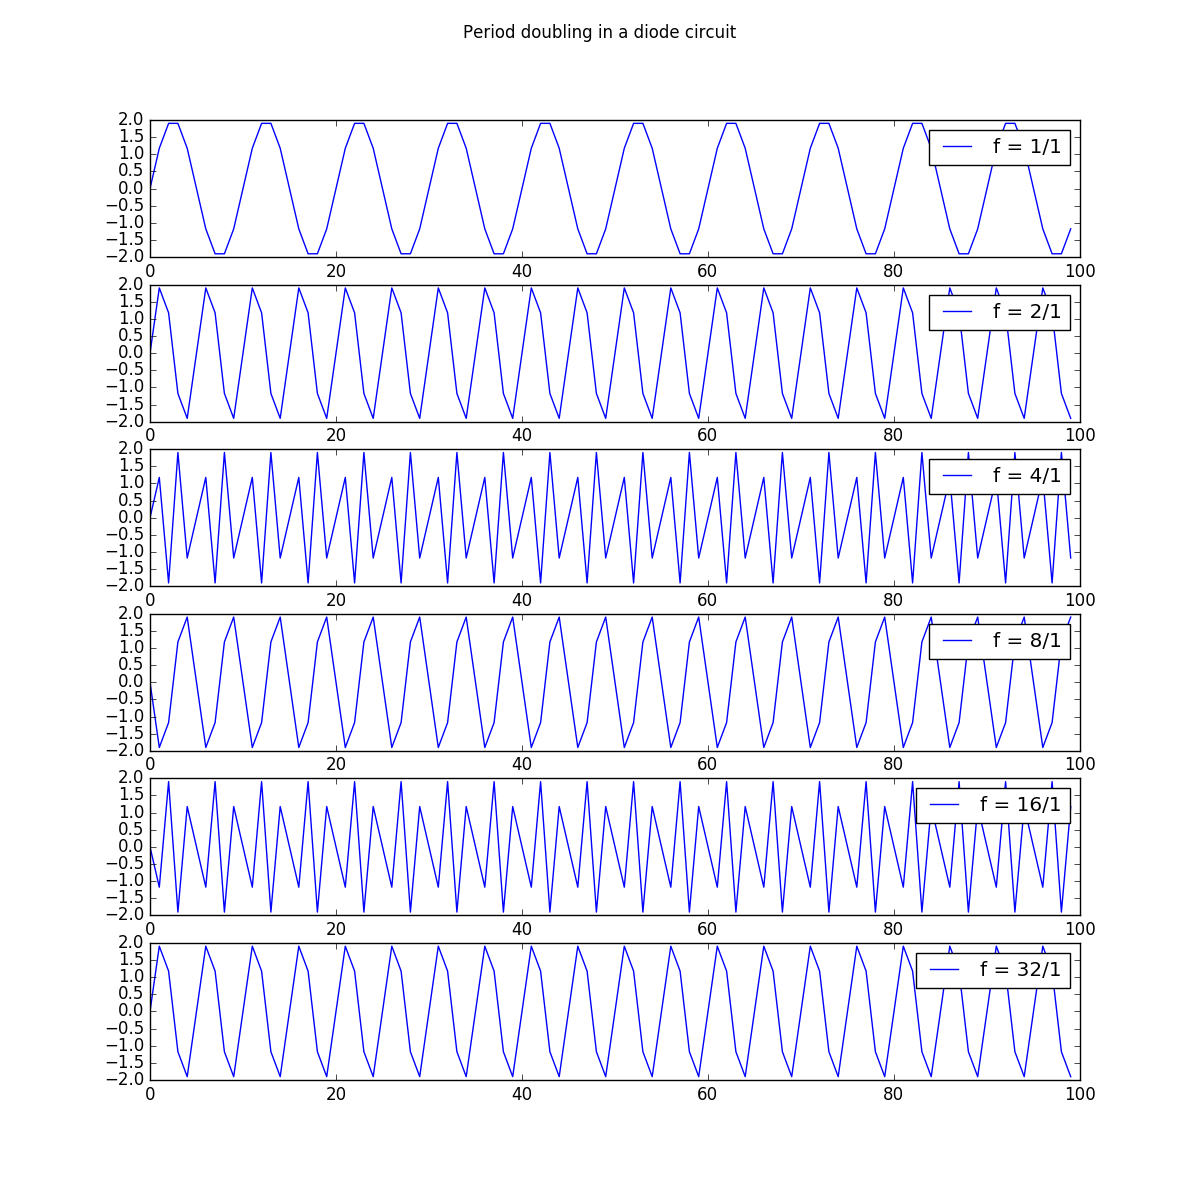

Source code (Python):

# https://github.com/timestocome


import numpy as np 
import matplotlib.pyplot as plt 


t_range = 100
t = np.arange(0, t_range) / 10

f = 40.
V = 2.0

v_t = V * np.sin(2 * np.pi * f * t)



v_1 = V * np.sin(2 * np.pi * 1. * t)
v_2 = V * np.sin(2 * np.pi * 2. * t)
v_3 = V * np.sin(2 * np.pi * 4. * t)
v_4 = V * np.sin(2 * np.pi * 8. * t)
v_5 = V * np.sin(2 * np.pi * 16. * t)
v_6 = V * np.sin(2 * np.pi * 32. * t)




plt.figure(figsize=(12,12))
plt.suptitle("Period doubling in a diode circuit")

plt.subplot(6,1,1)
plt.plot(v_1, label="f = 1/1")
plt.legend(loc='best')

plt.subplot(6,1,2)
plt.plot(v_2, label="f = 2/1")
plt.legend(loc='best')

plt.subplot(6,1,3)
plt.plot(v_3, label="f = 4/1")
plt.legend(loc='best')

plt.subplot(6,1,4)
plt.plot(v_4, label="f = 8/1")
plt.legend(loc='best')

plt.subplot(6,1,5)
plt.plot(v_5, label="f = 16/1")
plt.legend(loc='best')

plt.subplot(6,1,6)
plt.plot(v_6, label="f = 32/1")
plt.legend(loc='best')

plt.savefig("PeriodDoubling.png")
plt.show()




